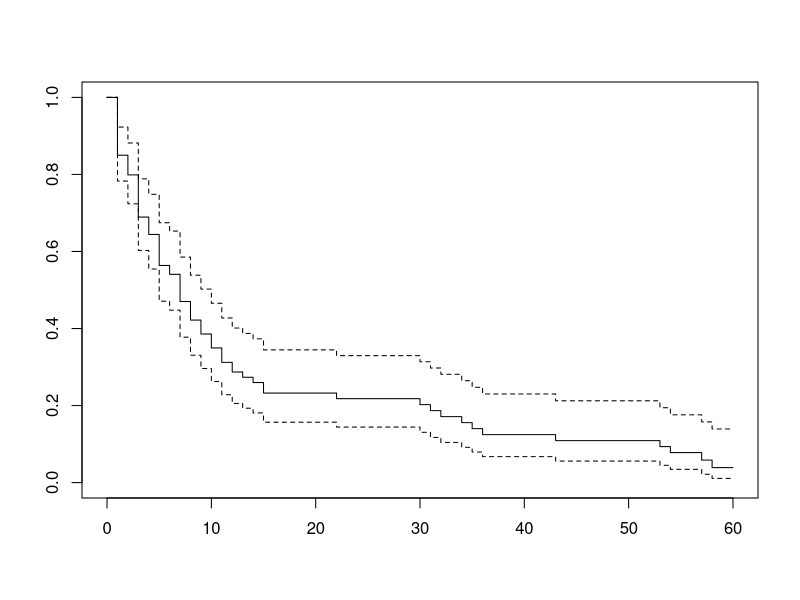
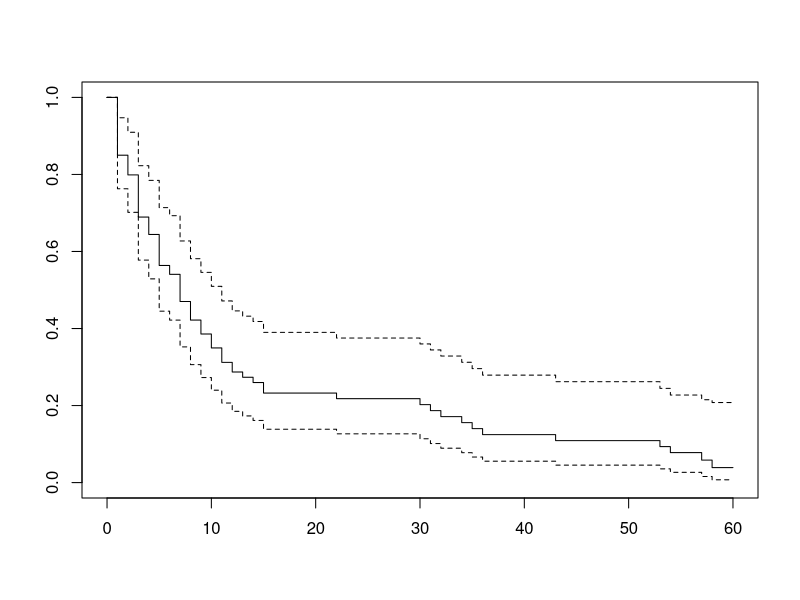
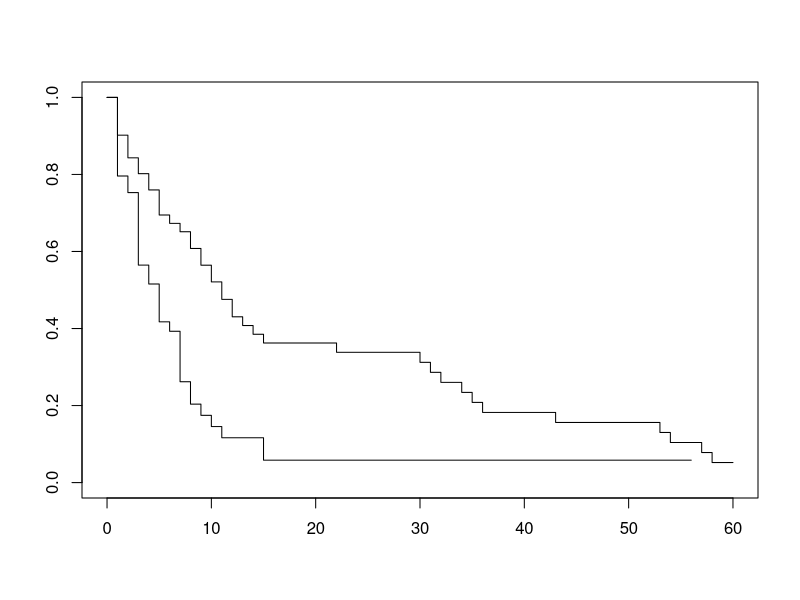
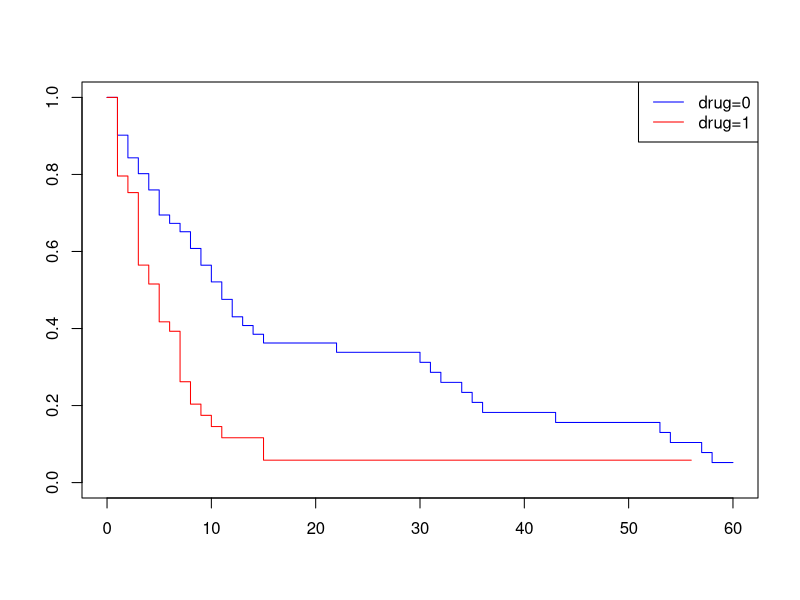
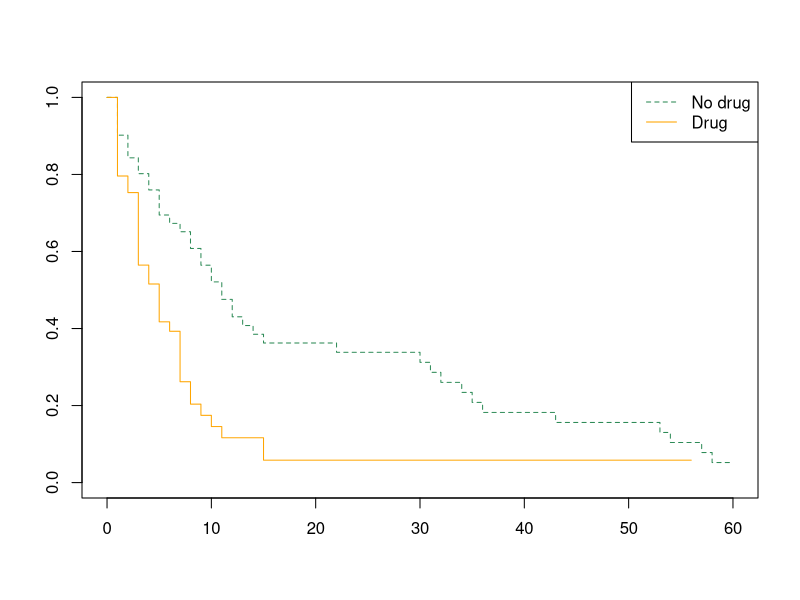
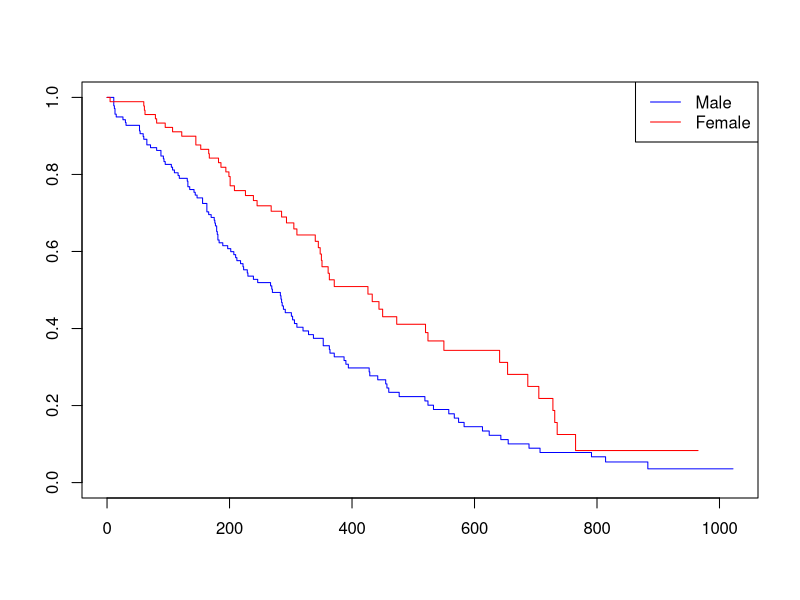
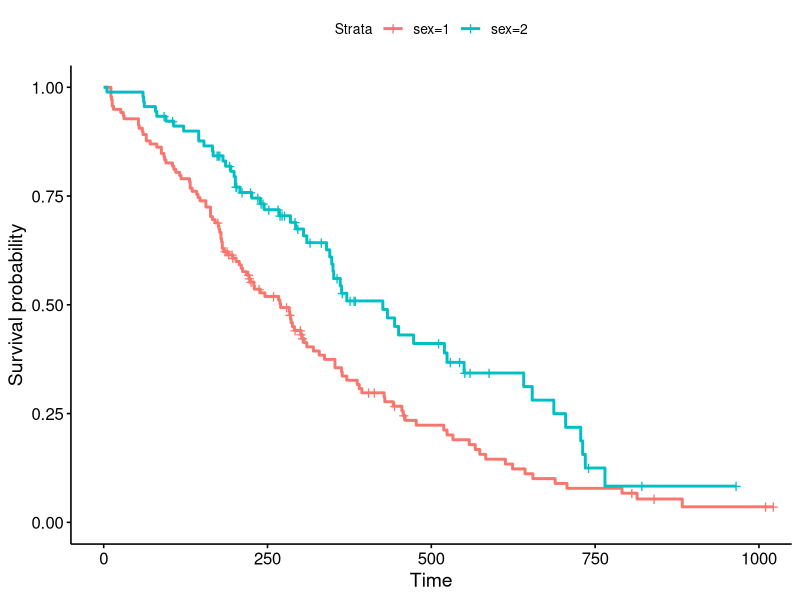
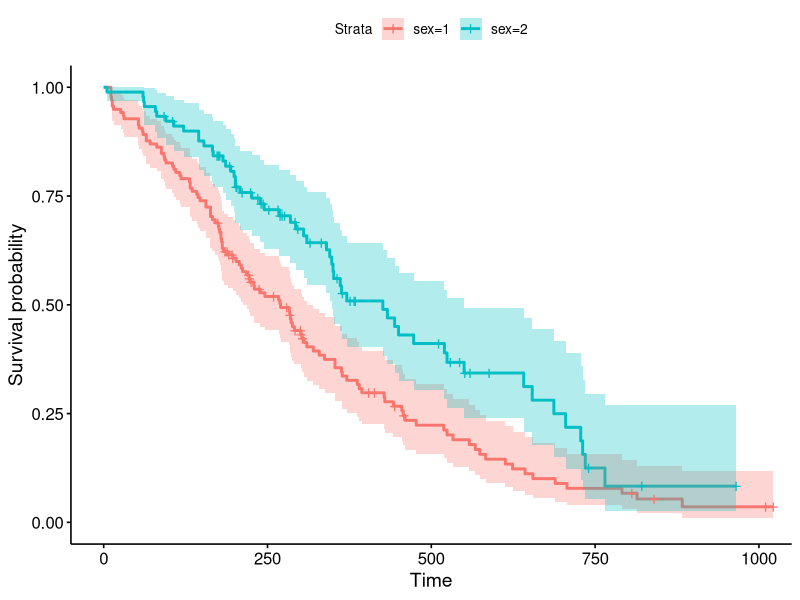

Write the R code that produced these figures, in order.
## ---- chunk 1
df <- read.csv("hm.csv")
head(df)
## ---- chunk 2
mean(df$age)
## ---- chunk 3
length(df$age)
## ---- chunk 4
#| echo: true
#| code-fold: false
library(survival)
## ---- chunk 5
#| echo: true
#| code-fold: false
Surv(df$time, df$status)
## ---- chunk 6
#| echo: true
#| code-fold: false
sf <- Surv(df$time, df$status)
km <- survfit(sf ~ 1)
km
## ---- chunk 7
#| echo: true
#| code-fold: false
plot(km)
## ---- chunk 8
#| echo: true
#| code-fold: false
plot(survfit(sf ~ 1), conf.int = 0.99)
## ---- chunk 9
#| echo: true
#| code-fold: false
summary(km)
## ---- chunk 10
0.2325/0.1090
## ---- chunk 11
#| echo: true
#| code-fold: false
sf <- Surv(df$time, df$status)
kmdrug <- survfit(sf ~ df$drug)
kmdrug
## ---- chunk 12
#| echo: true
#| code-fold: false
plot(kmdrug)
## ---- chunk 13
#| echo: true
#| code-fold: false
plot(kmdrug, col=c("blue", "red"))
legend("topright", legend=c("drug=0","drug=1"), col=c("blue", "red"), lty=c(1,1))
## ---- chunk 14
plot(kmdrug, col=c("seagreen", "orange"), lty = c(2,1))
legend("topright", legend=c("No drug","Drug"),  col=c("seagreen", "orange"), lty = c(2,1))
## ---- chunk 15
#| echo: true
#| code-fold: false
kmlung <- survfit(Surv(lung$time, lung$status) ~ lung$sex)
kmlung
## ---- chunk 16
#| echo: true
#| code-fold: false
kmlung <- survfit(Surv(time, status) ~ sex, data = lung)
kmlung
## ---- chunk 17
plot(kmlung,col=c("blue", "red"))
legend("topright", legend=c("Male","Female"), col=c("blue", "red"), lty=c(1,1))
## ---- chunk 18
#| echo: true
#| code-fold: false
#| warning: false
library(survminer)
ggsurvplot(kmlung)
## ---- chunk 19
#| echo: true
#| code-fold: false
ggsurvplot(kmlung, conf.int = 0.95)
## ---- chunk 20
#| echo: true
#| code-fold: false
fit <- coxph(Surv(time, status)~sex, data=lung)
fit
## ---- chunk 21
#| echo: true
#| code-fold: false
fit2 <- coxph(Surv(time, status)~sex+age, data=lung)
fit2
## ---- chunk 22
(1/0.598566) * (1.017191**(-10))
